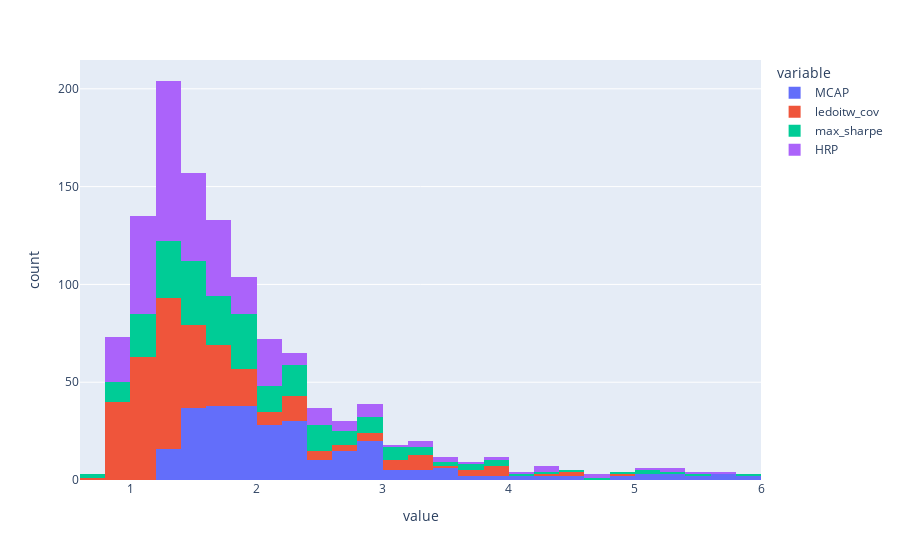

This figure's notebook cell:
### Code cell
sigmas_df[sigmas_df<6].hist()

### Figure 1 — Plotly figure (JSON) as saved in the notebook; plotly's stock layout.template omitted (floating-point values rounded to 4 significant figures; data arrays with more than 128 entries replaced by an {"elided": "..."} marker saying what was removed)
{"data": [{"alignmentgroup": "True", "bingroup": "x", "hovertemplate": "variable=MCAP<br>value=%{x}<br>count=%{y}<extra></extra>", "legendgroup": "MCAP", "marker": {"color": "#636efa", "pattern": {"shape": ""}}, "name": "MCAP", "offsetgroup": "MCAP", "orientation": "v", "showlegend": true, "x": {"elided": "343 float values"}, "xaxis": "x", "yaxis": "y", "type": "histogram"}, {"alignmentgroup": "True", "bingroup": "x", "hovertemplate": "variable=ledoitw_cov<br>value=%{x}<br>count=%{y}<extra></extra>", "legendgroup": "ledoitw_cov", "marker": {"color": "#EF553B", "pattern": {"shape": ""}}, "name": "ledoitw_cov", "offsetgroup": "ledoitw_cov", "orientation": "v", "showlegend": true, "x": {"elided": "343 float values"}, "xaxis": "x", "yaxis": "y", "type": "histogram"}, {"alignmentgroup": "True", "bingroup": "x", "hovertemplate": "variable=max_sharpe<br>value=%{x}<br>count=%{y}<extra></extra>", "legendgroup": "max_sharpe", "marker": {"color": "#00cc96", "pattern": {"shape": ""}}, "name": "max_sharpe", "offsetgroup": "max_sharpe", "orientation": "v", "showlegend": true, "x": {"elided": "343 float values"}, "xaxis": "x", "yaxis": "y", "type": "histogram"}, {"alignmentgroup": "True", "bingroup": "x", "hovertemplate": "variable=HRP<br>value=%{x}<br>count=%{y}<extra></extra>", "legendgroup": "HRP", "marker": {"color": "#ab63fa", "pattern": {"shape": ""}}, "name": "HRP", "offsetgroup": "HRP", "orientation": "v", "showlegend": true, "x": {"elided": "343 float values"}, "xaxis": "x", "yaxis": "y", "type": "histogram"}], "layout": {"xaxis": {"anchor": "y", "domain": [0.0, 1.0], "title": {"text": "value"}}, "yaxis": {"anchor": "x", "domain": [0.0, 1.0], "title": {"text": "count"}}, "legend": {"title": {"text": "variable"}, "tracegroupgap": 0}, "margin": {"t": 60}, "barmode": "relative"}}
